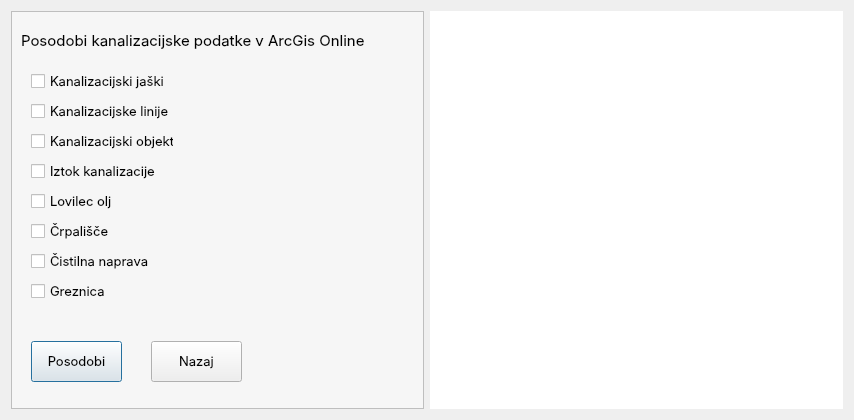
<?xml version="1.0" encoding="UTF-8"?>
<ui version="4.0">
 <class>frmPosodobiKan</class>
 <widget class="QDialog" name="frmPosodobiKan">
  <property name="geometry">
   <rect>
    <x>0</x>
    <y>0</y>
    <width>854</width>
    <height>420</height>
   </rect>
  </property>
  <property name="font">
   <font>
    <family>Inter</family>
    <pointsize>10</pointsize>
   </font>
  </property>
  <property name="windowTitle">
   <string>Posodobi kanalizacijo</string>
  </property>
  <layout class="QHBoxLayout" name="horizontalLayout" stretch="5,5">
   <item>
    <widget class="QFrame" name="frame">
     <property name="palette">
      <palette>
       <active>
        <colorrole role="Window">
         <brush brushstyle="SolidPattern">
          <color alpha="255">
           <red>246</red>
           <green>246</green>
           <blue>246</blue>
          </color>
         </brush>
        </colorrole>
       </active>
       <inactive>
        <colorrole role="Window">
         <brush brushstyle="SolidPattern">
          <color alpha="255">
           <red>246</red>
           <green>246</green>
           <blue>246</blue>
          </color>
         </brush>
        </colorrole>
       </inactive>
       <disabled>
        <colorrole role="Base">
         <brush brushstyle="SolidPattern">
          <color alpha="255">
           <red>246</red>
           <green>246</green>
           <blue>246</blue>
          </color>
         </brush>
        </colorrole>
        <colorrole role="Window">
         <brush brushstyle="SolidPattern">
          <color alpha="255">
           <red>246</red>
           <green>246</green>
           <blue>246</blue>
          </color>
         </brush>
        </colorrole>
       </disabled>
      </palette>
     </property>
     <property name="autoFillBackground">
      <bool>true</bool>
     </property>
     <property name="frameShape">
      <enum>QFrame::Shape::StyledPanel</enum>
     </property>
     <property name="frameShadow">
      <enum>QFrame::Shadow::Raised</enum>
     </property>
     <widget class="QLabel" name="label">
      <property name="geometry">
       <rect>
        <x>10</x>
        <y>20</y>
        <width>344</width>
        <height>19</height>
       </rect>
      </property>
      <property name="font">
       <font>
        <family>Inter</family>
        <pointsize>11</pointsize>
       </font>
      </property>
      <property name="text">
       <string>Posodobi kanalizacijske podatke v ArcGis Online</string>
      </property>
     </widget>
     <widget class="QCheckBox" name="cb_jaski">
      <property name="geometry">
       <rect>
        <x>20</x>
        <y>60</y>
        <width>137</width>
        <height>20</height>
       </rect>
      </property>
      <property name="text">
       <string>Kanalizacijski jaški</string>
      </property>
     </widget>
     <widget class="QCheckBox" name="cb_linije">
      <property name="geometry">
       <rect>
        <x>20</x>
        <y>90</y>
        <width>143</width>
        <height>20</height>
       </rect>
      </property>
      <property name="text">
       <string>Kanalizacijske linije</string>
      </property>
     </widget>
     <widget class="QPushButton" name="btn_posodobi">
      <property name="geometry">
       <rect>
        <x>20</x>
        <y>330</y>
        <width>91</width>
        <height>41</height>
       </rect>
      </property>
      <property name="text">
       <string>Posodobi</string>
      </property>
     </widget>
     <widget class="QPushButton" name="btn_cancel">
      <property name="geometry">
       <rect>
        <x>140</x>
        <y>330</y>
        <width>91</width>
        <height>41</height>
       </rect>
      </property>
      <property name="text">
       <string>Nazaj</string>
      </property>
     </widget>
     <widget class="QCheckBox" name="cb_iztok">
      <property name="geometry">
       <rect>
        <x>20</x>
        <y>150</y>
        <width>143</width>
        <height>20</height>
       </rect>
      </property>
      <property name="text">
       <string>Iztok kanalizacije</string>
      </property>
     </widget>
     <widget class="QCheckBox" name="cb_objekt">
      <property name="geometry">
       <rect>
        <x>20</x>
        <y>120</y>
        <width>143</width>
        <height>20</height>
       </rect>
      </property>
      <property name="text">
       <string>Kanalizacijski objekt</string>
      </property>
     </widget>
     <widget class="QCheckBox" name="cb_kcn">
      <property name="geometry">
       <rect>
        <x>20</x>
        <y>240</y>
        <width>201</width>
        <height>20</height>
       </rect>
      </property>
      <property name="text">
       <string>Čistilna naprava</string>
      </property>
     </widget>
     <widget class="QCheckBox" name="cb_crpalisce">
      <property name="geometry">
       <rect>
        <x>20</x>
        <y>210</y>
        <width>201</width>
        <height>20</height>
       </rect>
      </property>
      <property name="text">
       <string>Črpališče</string>
      </property>
     </widget>
     <widget class="QCheckBox" name="cb_greznica">
      <property name="geometry">
       <rect>
        <x>20</x>
        <y>270</y>
        <width>201</width>
        <height>20</height>
       </rect>
      </property>
      <property name="text">
       <string>Greznica</string>
      </property>
     </widget>
     <widget class="QCheckBox" name="cb_lovilec">
      <property name="geometry">
       <rect>
        <x>20</x>
        <y>180</y>
        <width>201</width>
        <height>20</height>
       </rect>
      </property>
      <property name="text">
       <string>Lovilec olj</string>
      </property>
     </widget>
    </widget>
   </item>
   <item>
    <widget class="QTextEdit" name="te2">
     <property name="palette">
      <palette>
       <active>
        <colorrole role="Window">
         <brush brushstyle="SolidPattern">
          <color alpha="255">
           <red>255</red>
           <green>255</green>
           <blue>255</blue>
          </color>
         </brush>
        </colorrole>
       </active>
       <inactive>
        <colorrole role="Window">
         <brush brushstyle="SolidPattern">
          <color alpha="255">
           <red>255</red>
           <green>255</green>
           <blue>255</blue>
          </color>
         </brush>
        </colorrole>
       </inactive>
       <disabled>
        <colorrole role="Base">
         <brush brushstyle="SolidPattern">
          <color alpha="255">
           <red>255</red>
           <green>255</green>
           <blue>255</blue>
          </color>
         </brush>
        </colorrole>
        <colorrole role="Window">
         <brush brushstyle="SolidPattern">
          <color alpha="255">
           <red>255</red>
           <green>255</green>
           <blue>255</blue>
          </color>
         </brush>
        </colorrole>
       </disabled>
      </palette>
     </property>
     <property name="autoFillBackground">
      <bool>true</bool>
     </property>
     <property name="frameShape">
      <enum>QFrame::Shape::Box</enum>
     </property>
     <property name="frameShadow">
      <enum>QFrame::Shadow::Plain</enum>
     </property>
     <property name="lineWidth">
      <number>0</number>
     </property>
    </widget>
   </item>
  </layout>
 </widget>
 <resources/>
 <connections/>
</ui>
